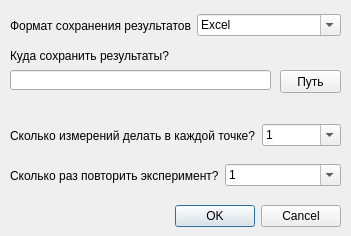
<?xml version="1.0" encoding="UTF-8"?>
<ui version="4.0">
 <class>settings_save</class>
 <widget class="QDialog" name="settings_save">
  <property name="geometry">
   <rect>
    <x>0</x>
    <y>0</y>
    <width>351</width>
    <height>236</height>
   </rect>
  </property>
  <property name="windowTitle">
   <string>Dialog</string>
  </property>
  <widget class="QDialogButtonBox" name="buttonBox">
   <property name="geometry">
    <rect>
     <x>10</x>
     <y>200</y>
     <width>331</width>
     <height>32</height>
    </rect>
   </property>
   <property name="orientation">
    <enum>Qt::Horizontal</enum>
   </property>
   <property name="standardButtons">
    <set>QDialogButtonBox::Cancel|QDialogButtonBox::Ok</set>
   </property>
  </widget>
  <widget class="QWidget" name="horizontalLayoutWidget">
   <property name="geometry">
    <rect>
     <x>10</x>
     <y>10</y>
     <width>331</width>
     <height>31</height>
    </rect>
   </property>
   <layout class="QHBoxLayout" name="horizontalLayout">
    <item>
     <widget class="QLabel" name="label_18">
      <property name="font">
       <font>
        <pointsize>9</pointsize>
       </font>
      </property>
      <property name="text">
       <string>Формат сохранения результатов</string>
      </property>
     </widget>
    </item>
    <item>
     <widget class="QComboBox" name="type_file_enter">
      <property name="editable">
       <bool>true</bool>
      </property>
      <property name="currentText">
       <string>Excel</string>
      </property>
      <item>
       <property name="text">
        <string>Excel</string>
       </property>
      </item>
      <item>
       <property name="text">
        <string>Origin Pro</string>
       </property>
      </item>
      <item>
       <property name="text">
        <string>TXT</string>
       </property>
      </item>
     </widget>
    </item>
   </layout>
  </widget>
  <widget class="QLabel" name="label_19">
   <property name="geometry">
    <rect>
     <x>10</x>
     <y>40</y>
     <width>162</width>
     <height>31</height>
    </rect>
   </property>
   <property name="font">
    <font>
     <pointsize>9</pointsize>
    </font>
   </property>
   <property name="text">
    <string>Куда сохранить результаты?</string>
   </property>
  </widget>
  <widget class="QLineEdit" name="way_save_text">
   <property name="geometry">
    <rect>
     <x>10</x>
     <y>70</y>
     <width>261</width>
     <height>20</height>
    </rect>
   </property>
  </widget>
  <widget class="QPushButton" name="way_save_button">
   <property name="geometry">
    <rect>
     <x>280</x>
     <y>70</y>
     <width>61</width>
     <height>23</height>
    </rect>
   </property>
   <property name="text">
    <string>Путь</string>
   </property>
  </widget>
  <widget class="QWidget" name="horizontalLayoutWidget_2">
   <property name="geometry">
    <rect>
     <x>10</x>
     <y>160</y>
     <width>331</width>
     <height>31</height>
    </rect>
   </property>
   <layout class="QHBoxLayout" name="horizontalLayout_2">
    <item>
     <widget class="QLabel" name="label_20">
      <property name="font">
       <font>
        <pointsize>9</pointsize>
       </font>
      </property>
      <property name="text">
       <string>Сколько раз повторить эксперимент?</string>
      </property>
     </widget>
    </item>
    <item>
     <widget class="QComboBox" name="repeat_exp_enter">
      <property name="editable">
       <bool>true</bool>
      </property>
      <property name="currentText">
       <string>1</string>
      </property>
      <item>
       <property name="text">
        <string>1</string>
       </property>
      </item>
      <item>
       <property name="text">
        <string>2</string>
       </property>
      </item>
      <item>
       <property name="text">
        <string>3</string>
       </property>
      </item>
      <item>
       <property name="text">
        <string>4</string>
       </property>
      </item>
      <item>
       <property name="text">
        <string>5</string>
       </property>
      </item>
      <item>
       <property name="text">
        <string>6</string>
       </property>
      </item>
      <item>
       <property name="text">
        <string>7</string>
       </property>
      </item>
      <item>
       <property name="text">
        <string>8</string>
       </property>
      </item>
      <item>
       <property name="text">
        <string>9</string>
       </property>
      </item>
      <item>
       <property name="text">
        <string>10</string>
       </property>
      </item>
     </widget>
    </item>
   </layout>
  </widget>
  <widget class="QWidget" name="horizontalLayoutWidget_3">
   <property name="geometry">
    <rect>
     <x>10</x>
     <y>120</y>
     <width>331</width>
     <height>31</height>
    </rect>
   </property>
   <layout class="QHBoxLayout" name="horizontalLayout_3">
    <item>
     <widget class="QLabel" name="label_21">
      <property name="font">
       <font>
        <pointsize>9</pointsize>
       </font>
      </property>
      <property name="text">
       <string>Сколько измерений делать в каждой точке?</string>
      </property>
     </widget>
    </item>
    <item>
     <widget class="QComboBox" name="repeat_measurement_enter">
      <property name="editable">
       <bool>true</bool>
      </property>
      <property name="currentText">
       <string>1</string>
      </property>
      <item>
       <property name="text">
        <string>1</string>
       </property>
      </item>
      <item>
       <property name="text">
        <string>2</string>
       </property>
      </item>
      <item>
       <property name="text">
        <string>3</string>
       </property>
      </item>
      <item>
       <property name="text">
        <string>4</string>
       </property>
      </item>
      <item>
       <property name="text">
        <string>5</string>
       </property>
      </item>
      <item>
       <property name="text">
        <string>6</string>
       </property>
      </item>
      <item>
       <property name="text">
        <string>7</string>
       </property>
      </item>
      <item>
       <property name="text">
        <string>8</string>
       </property>
      </item>
      <item>
       <property name="text">
        <string>9</string>
       </property>
      </item>
      <item>
       <property name="text">
        <string>10</string>
       </property>
      </item>
     </widget>
    </item>
   </layout>
  </widget>
 </widget>
 <resources/>
 <connections>
  <connection>
   <sender>buttonBox</sender>
   <signal>accepted()</signal>
   <receiver>settings_save</receiver>
   <slot>accept()</slot>
   <hints>
    <hint type="sourcelabel">
     <x>248</x>
     <y>254</y>
    </hint>
    <hint type="destinationlabel">
     <x>157</x>
     <y>274</y>
    </hint>
   </hints>
  </connection>
  <connection>
   <sender>buttonBox</sender>
   <signal>rejected()</signal>
   <receiver>settings_save</receiver>
   <slot>reject()</slot>
   <hints>
    <hint type="sourcelabel">
     <x>316</x>
     <y>260</y>
    </hint>
    <hint type="destinationlabel">
     <x>286</x>
     <y>274</y>
    </hint>
   </hints>
  </connection>
 </connections>
</ui>
